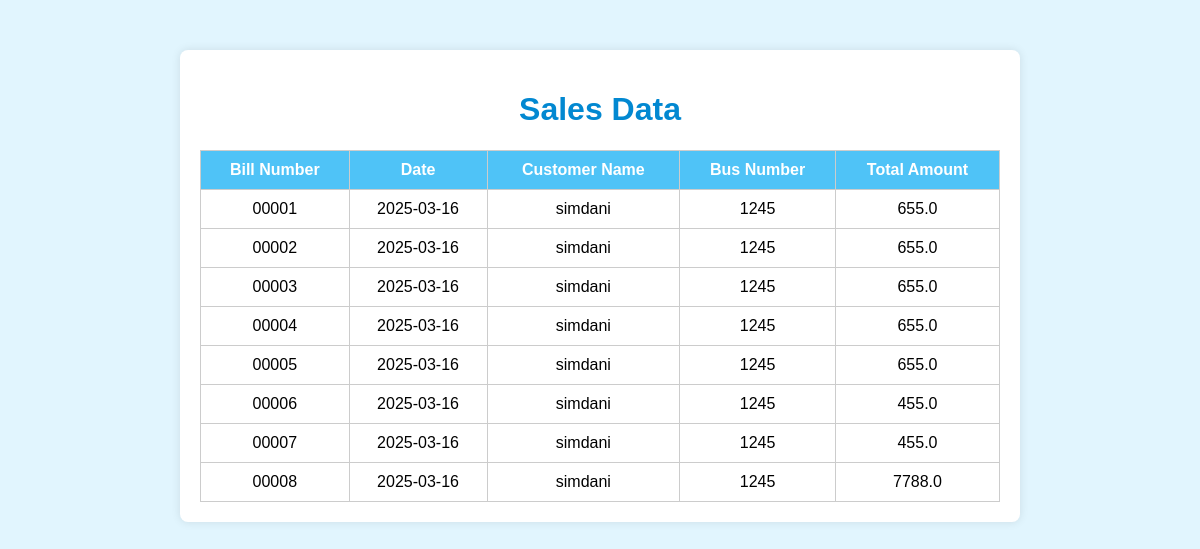
Before: /sales with the older database file.
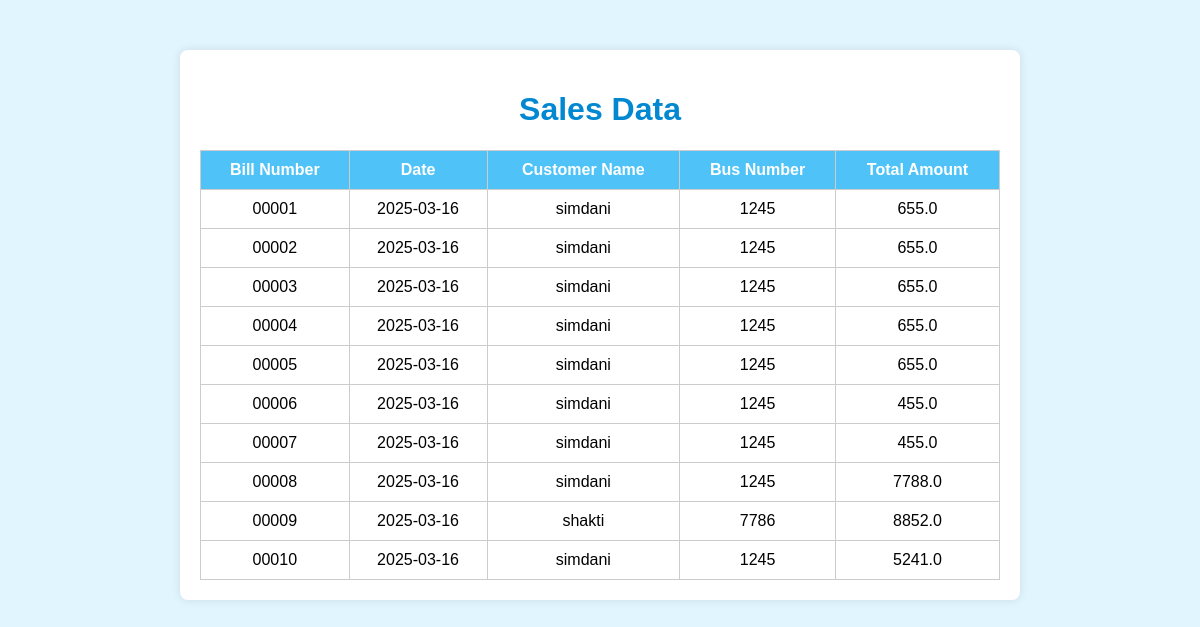
After: the same page with the newer database file.
### tables this page shows
CREATE TABLE sales (
            id INTEGER PRIMARY KEY AUTOINCREMENT,
            bill_number TEXT NOT NULL,
            date TEXT NOT NULL,
            customer_name TEXT NOT NULL,
            bus_number TEXT NOT NULL,
            total_amount REAL NOT NULL
        );

### app.py (the view)
@app.route("/sales")
def sales():
    conn = sqlite3.connect("sales.db")
    cursor = conn.cursor()
    cursor.execute("SELECT bill_number, date, customer_name, bus_number, total_amount FROM sales")
    rows = cursor.fetchall()
    conn.close()
    return render_template("sales.html", sales_data=rows)

### templates/sales.html (shortened to what this page needs)
<!DOCTYPE html>
<html lang="en">
<head>
    <link rel="stylesheet" href="{{ url_for('static', filename='style.css') }}">
</head>
<body>
    <div class="container">
        <h1>Sales Data</h1>
        <table>
            <thead>
                <tr>
                    <th>Bill Number</th>
                    <th>Date</th>
                    <th>Customer Name</th>
                    <th>Bus Number</th>
                    <th>Total Amount</th>
                </tr>
            </thead>
            <tbody>
                {% for row in sales_data %}
                <tr>
                    <td>{{ row[0] }}</td>
                    <td>{{ row[1] }}</td>
                    <td>{{ row[2] }}</td>
                    <td>{{ row[3] }}</td>
                    <td>{{ row[4] }}</td>
                </tr>
                {% endfor %}
            </tbody>
        </table>
    </div>
</body>
</html>

### static/style.css (style rules this page uses)
body { font-family: Arial, sans-serif; background-color: #e1f5fe; margin: 0; padding: 0; }
.container { max-width: 800px; margin: 50px auto; padding: 20px; background-color: #ffffff; border-radius: 8px; box-shadow: 0 0 10px rgba(0, 0, 0, 0.1); }
h1 { text-align: center; color: #0288d1; }
table { width: 100%; border-collapse: collapse; margin-top: 20px; }
th, td { padding: 10px; border: 1px solid #ccc; text-align: center; }
th { background-color: #4fc3f7; color: #ffffff; }

Changed rows visible on the page:
added sales: bill_number "00009", date "2025-03-16", customer_name "shakti", bus_number "7786", total_amount "8852.0"
added sales: bill_number "00010", date "2025-03-16", customer_name "simdani", bus_number "1245", total_amount "5241.0"
